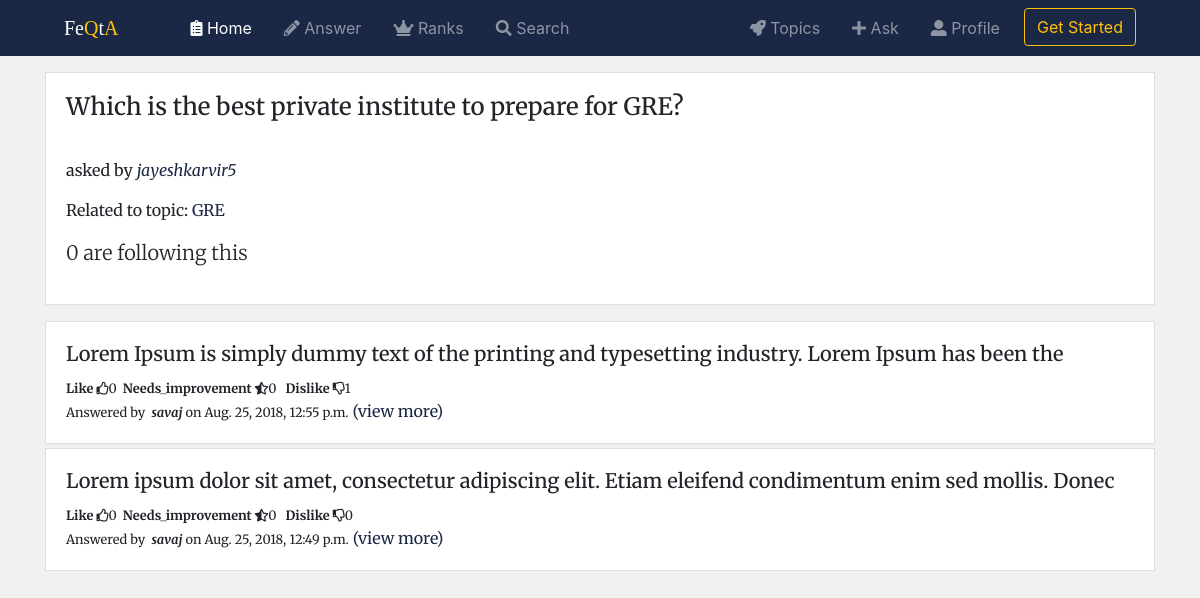
The app's page /FeQta/question/question-byjayeshkarvir55/ with its own data.
### FeQta/models.py (models this page shows, shortened)
class Question(models.Model):
    owner = models.ForeignKey(User, on_delete=models.CASCADE)
    topic = models.ForeignKey(Topic, on_delete=models.CASCADE)
    question = models.TextField()
    desc = models.TextField(null=True, blank=True)
    slug = models.SlugField(null=True, blank=True)
    followers = models.ManyToManyField(User, related_name='question_followed_by', blank=True)
    objects = QuestionManager()
    timestamp = models.DateTimeField(auto_now_add=True)
    updated = models.DateTimeField(auto_now=True)

class Topic(models.Model):
    name = models.CharField(max_length=100)
    desc = models.CharField(max_length=300, blank=True)
    followers = models.ManyToManyField(User, related_name='topics_followed', blank=True)
    topic_logo = models.FileField()
    slug = models.SlugField(null=True, blank=True)
    objects = TopicManager()
    def get_absolute_url(self):
        return reverse('FeQta:topic_detail', kwargs={'slug': self.slug})

class Answer(models.Model):
    owner = models.ForeignKey(User, on_delete=models.CASCADE)
    question = models.ForeignKey(Question, on_delete=models.CASCADE)
    answer = models.TextField(max_length=20000)
    likes = models.ManyToManyField(User, related_name='answers_liked', blank=True)
    needs_improvement = models.ManyToManyField(User, related_name='answers_needimp', blank=True)
    dislikes = models.ManyToManyField(User, related_name='answers_disliked', blank=True)
    timestamp = models.DateTimeField(auto_now_add=True)
    updated = models.DateTimeField(auto_now=True)
    slug = models.SlugField(null=True, blank=True)
    objects = AnswerManager()
    class Meta:
        ordering = ['-updated', '-timestamp']
    def get_absolute_url(self):
        return reverse('FeQta:answer_detail', kwargs={'slug': self.slug})

### FeQta/views.py (the view, shortened to what this page needs)
# urls.py: path('question/<slug>/', views.QuestionDetailView.as_view(), name="question_detail"),
class QuestionDetailView(DetailView):
    model = Question
    def get_context_data(self, *args, **kwargs):
        context = super(QuestionDetailView, self).get_context_data(*args, **kwargs)
        user = self.request.user
        question = self.object
        count = question.followers.all().count()
        context['count'] = count
        is_following = False
        if user in question.followers.all():
                is_following = True
        context['is_following'] = is_following
        return context

### FeQta/models.py (called while the page is built)
    def get_absolute_url(self):
        return reverse('FeQta:profile_detail', kwargs={'username': self.user.username})

    def get_queryset(self):
        return QuestionQuerySet(self.model, using=self._db)

    def get_queryset(self):
        return AnswerQuerySet(self.model, using=self._db)

### FeQta/templates/FeQta/question_detail.html (shortened to what this page needs)
{% extends "base.html" %}
{% block body %}
    <div class="card">
        <div class="card-body">
            <h4 class="card-title">{{ question.question }}</h4><br/>
            <p class="card-text">asked by <i><a href="{{question.owner.profile.get_absolute_url}}">{{ question.owner.username }}</a></i></p>
            <p class="card-text">Related to topic: <a href="{{question.topic.get_absolute_url}}">{{question.topic.name}}</a> </p>
            <p class="mt-3 lead">{{count}} are following this</p>
        </div>
    </div>
    <div class="mt-3">
        {% for ans in question.answer_set.all %}
        <div class="card mb-1">
                <div class="card-body">
                    {% include 'FeQta/snippets/answer_card.html'%}
                </div>
        </div>
        {% endfor %}
    </div>
{% endblock %}

### FeQta/templates/FeQta/snippets/answer_card.html
<h5 class="card-text" style="height:25px;overflow: hidden">{{ ans.answer }}</h5>
<small><b>Like</b>&nbsp;<i class="far fa-thumbs-up"></i>{{ ans.likes.count }}&nbsp;&nbsp;<b>Needs_improvement</b>&nbsp;<i class="fas fa-star-half-alt"></i>{{ans.needs_improvement.count}}&nbsp;&nbsp;
    <b>Dislike</b>&nbsp;<i class="far fa-thumbs-down"></i>{{ans.dislikes.count}}</small><br/>
<small>Answered by &nbsp;<i><b>{{ans.owner}}</b></i>&nbsp;on
{{ans.timestamp}}</small>
<a href="{{ans.get_absolute_url}}">(view more)</a>

### templates/snippets/css.html (style rules this page uses)
body { background: #f0f0f0; }
a { color: #1b2845; }
.card { border-radius: 0; font-family: 'Merriweather', serif; }

### records on screen
Question: question "Which is the best private institute to prepare for GRE?", owner.username "jayeshkarvir5", topic.name "GRE"
Answer: answer "Lorem Ipsum is simply dummy text of the printing and typesetting industry. Lorem Ipsum has been the…", likes.count "0", needs_improvement.count "0", dislikes.count "1", owner "savaj", timestamp "Aug. 25, 2018, 12:55 p.m."
Answer: answer "Lorem ipsum dolor sit amet, consectetur adipiscing elit. Etiam eleifend condimentum enim sed mollis. Donec…", likes.count "0", needs_improvement.count "0", dislikes.count "0", owner "savaj", timestamp "Aug. 25, 2018, 12:49 p.m."

### other values on screen
{{ count }} "0"
